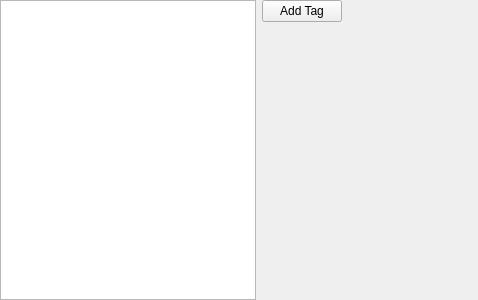
<?xml version="1.0" encoding="UTF-8"?>
<ui version="4.0">
 <class>tagDatabase</class>
 <widget class="QWidget" name="tagDatabase">
  <property name="geometry">
   <rect>
    <x>0</x>
    <y>0</y>
    <width>478</width>
    <height>300</height>
   </rect>
  </property>
  <property name="windowTitle">
   <string>Form</string>
  </property>
  <layout class="QHBoxLayout" name="horizontalLayout_2">
   <property name="leftMargin">
    <number>0</number>
   </property>
   <property name="topMargin">
    <number>0</number>
   </property>
   <property name="rightMargin">
    <number>0</number>
   </property>
   <property name="bottomMargin">
    <number>0</number>
   </property>
   <item>
    <widget class="QListWidget" name="tag_list"/>
   </item>
   <item>
    <layout class="QVBoxLayout" name="verticalLayout">
     <property name="rightMargin">
      <number>0</number>
     </property>
     <item>
      <widget class="QPushButton" name="add_tag_button">
       <property name="text">
        <string>Add Tag</string>
       </property>
      </widget>
     </item>
     <item>
      <spacer name="verticalSpacer">
       <property name="orientation">
        <enum>Qt::Vertical</enum>
       </property>
       <property name="sizeHint" stdset="0">
        <size>
         <width>20</width>
         <height>40</height>
        </size>
       </property>
      </spacer>
     </item>
    </layout>
   </item>
   <item>
    <spacer name="horizontalSpacer">
     <property name="orientation">
      <enum>Qt::Horizontal</enum>
     </property>
     <property name="sizeHint" stdset="0">
      <size>
       <width>40</width>
       <height>20</height>
      </size>
     </property>
    </spacer>
   </item>
  </layout>
 </widget>
 <resources/>
 <connections/>
</ui>
